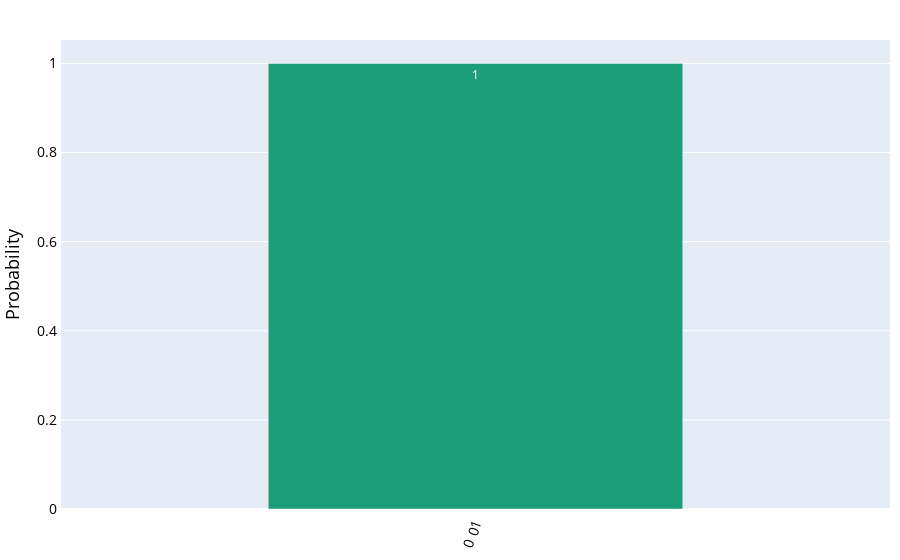

Source (notebook cell):
### Code cell
job = execute(test_adder_circuit, backend=Aer.get_backend('statevector_simulator'))
probability_distribution(job.result().get_counts())

### Figure 1 — Plotly figure (JSON) as saved in the notebook; plotly's stock layout.template omitted (floating-point values rounded to 4 significant figures)
{"data": [{"hoverinfo": "text", "hovertext": ["<b>0 01</b><br>P = 1.0"], "marker": {"color": "#1b9e77"}, "name": "", "text": [1], "textposition": "auto", "type": "bar", "width": 0.5, "x": [0], "y": [1]}], "layout": {"font": {"color": "black"}, "margin": {"b": 10, "l": 50, "r": 10, "t": 40}, "paper_bgcolor": "white", "showlegend": false, "title": {"font": {"size": 20}, "x": 0.5}, "xaxis": {"linewidth": 1, "showline": true, "tickangle": -70, "tickfont": {"size": 14}, "ticktext": ["0 01"], "tickvals": [0]}, "yaxis": {"linewidth": 1, "showline": true, "tickfont": {"size": 14}, "title": {"font": {"size": 18}, "text": "Probability"}}}}
